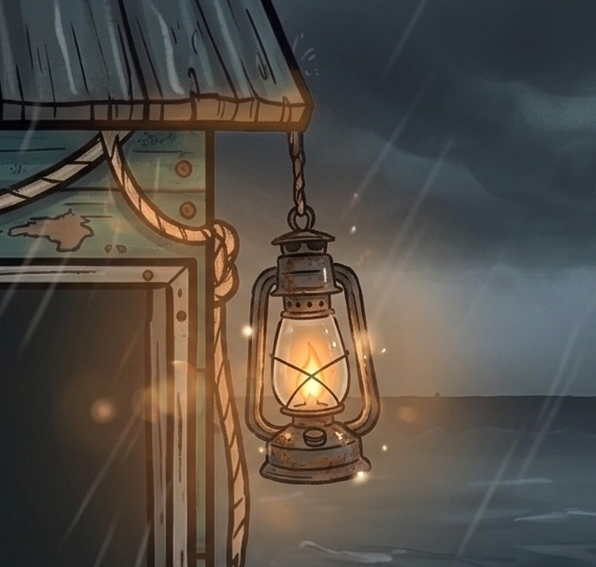
#> input picture art/etal/sources/lampe.jpg, 596 x 567 px
$ python 4-lampe.py
#> lines starting #> are read from the running program, lines starting #| are printed output that depends on the picture
### art/etal/outils/commun.py
# Chemins communs aux outils de la maquette de l'étal (à lancer depuis n'importe où).
import os
ICI = os.path.dirname(os.path.abspath(__file__))
SRC = os.path.join(ICI, '..', 'sources')
IMG = os.path.join(ICI, '..', 'img')
TMP = os.path.join(ICI, '..', '.travail')   # masques intermédiaires (non versionnés)
os.makedirs(TMP, exist_ok=True); os.makedirs(IMG, exist_ok=True)
def src(n): return os.path.join(SRC, n)
def tmp(n): return os.path.join(TMP, n)
def img(n): return os.path.join(IMG, n)

### art/etal/outils/4-lampe.py
# 4. La lampe à huile : détourage (GrabCut, la corde forcée au premier plan), crochet en (56, 1), flamme en (68, 246).
import cv2, numpy as np
from scipy import ndimage as ndi
from commun import src, img
im = cv2.imread(src('lampe.jpg'))
#> im is the input picture: shape (567, 596, 3); mean B, G, R 70.5, 77.8, 84.5
mask = np.zeros(im.shape[:2], np.uint8)
x, y, w, h = 236, 118, 148, 375
mask[y:y+h, x:x+w] = 3
mask[128:215, 294:305] = 1
bgd = np.zeros((1, 65)); fgd = np.zeros((1, 65))
cv2.grabCut(im, mask, None, bgd, fgd, 8, cv2.GC_INIT_WITH_MASK)
f = np.isin(mask, [1, 3])
n, lab, st, _ = cv2.connectedComponentsWithStats(f.astype(np.uint8), 8)
f = lab == (np.argmax(st[1:, 4]) + 1)
f = ndi.binary_fill_holes(f)
a = cv2.GaussianBlur((f * 255).astype(np.uint8), (3, 3), 0)
bx, by, bw, bh = cv2.boundingRect((a > 8).astype(np.uint8))
cv2.imwrite(img('lampe.webp'), np.dstack([im, a])[by:by+bh, bx:bx+bw], [cv2.IMWRITE_WEBP_QUALITY, 90])
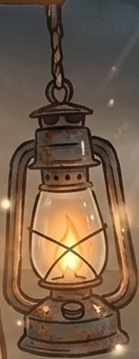
#> saved as lampe.webp: shape (359, 139, 4); mean B, G, R, A 73.1, 93.8, 117.9, 146.9
print('cadre', bx, by, bw, bh, '· crochet', 298 - bx, 128 - by, '· flamme', 310 - bx, 375 - by)
